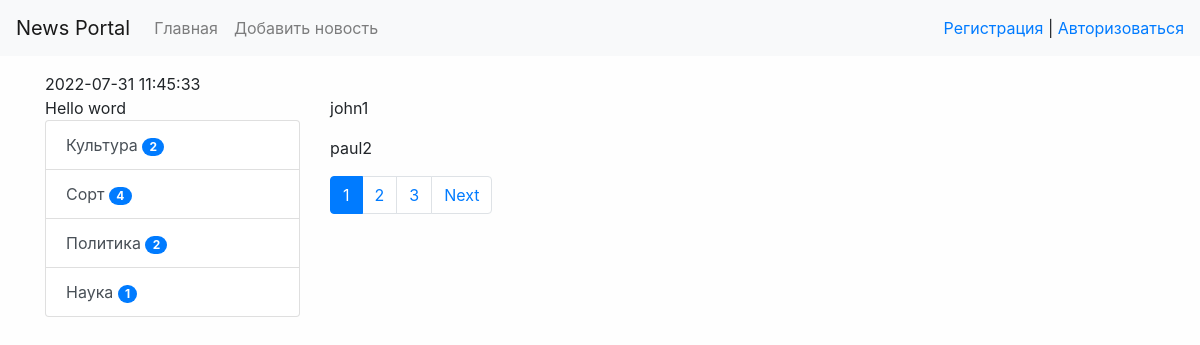
Page /test/ on the committed database.
### News_Portal/models.py (models this page shows, shortened)
class Category(models.Model):
    title = models.CharField(max_length=150, db_index=True, verbose_name='Наименование Категории')
    def get_absolute_url(self):
        return reverse('category', kwargs={"category_id": self.pk})
    class Meta:
        verbose_name = 'Категория'
        verbose_name_plural = 'Категории'
        ordering = ['title']

### News_Portal/views.py (the view)
# urls.py: path('test/', test, name='test'),
def test(request):
    objects = ['john1', 'paul2', 'george3', 'ringo4', 'john5', 'paul6', 'george7']
    paginator = Paginator(objects, 2)
    page_num = request.GET.get('page', 1)
    page_objects = paginator.get_page(page_num)
    return render(request, 'News_Portal/test.html', {'page_obj': page_objects})

### News_Portal/templatetags/news_tags.py (called while the page is built)
@register.inclusion_tag('News_Portal/list_categories.html')
def show_categories(arg1='Hello', arg2='word'):
    categories = Category.objects.annotate(cnt=Count('news', filter=F('news__is_published'))).filter(cnt__gt=0)
    return {"categories": categories, "arg1":arg1, "arg2":arg2}

### News_Portal/templates/News_Portal/test.html (shortened to what this page needs)
{% extends 'base.html' %}
{% block sidebar %}
{% include 'inc/_sidebar.html' %}
{% endblock %}
{% block content %}
    {% for name in page_obj.object_list %}
        <p>{{ name }}</p>
    {% endfor %}
{% endblock %}

### News_Portal/templates/News_Portal/list_categories.html
<div class="list-group">
    {{ arg1 }} {{ arg2 }}
    {% for item in categories %}
    <a href="{{ item.get_absolute_url }}" class="list-group-item list-group-item-action">{{ item.title }} <span class="badge badge-primary badge-pill">{{ item.cnt }}</span></a>
    {% endfor %}
</div>

### portal/static/css/style.css (style rules this page uses)
body { background-color: #fefefe; }

### rows in the picture
Category: title "Культура", cnt "2"
Category: title "Сорт", cnt "4"
Category: title "Политика", cnt "2"
Category: title "Наука", cnt "1"

### other values in the picture
{{ arg1 }} "Hello"
{{ arg2 }} "word"
{{ name }} "john1" "paul2"
{{ p }} "1"
{{ p }} "2" "3"
